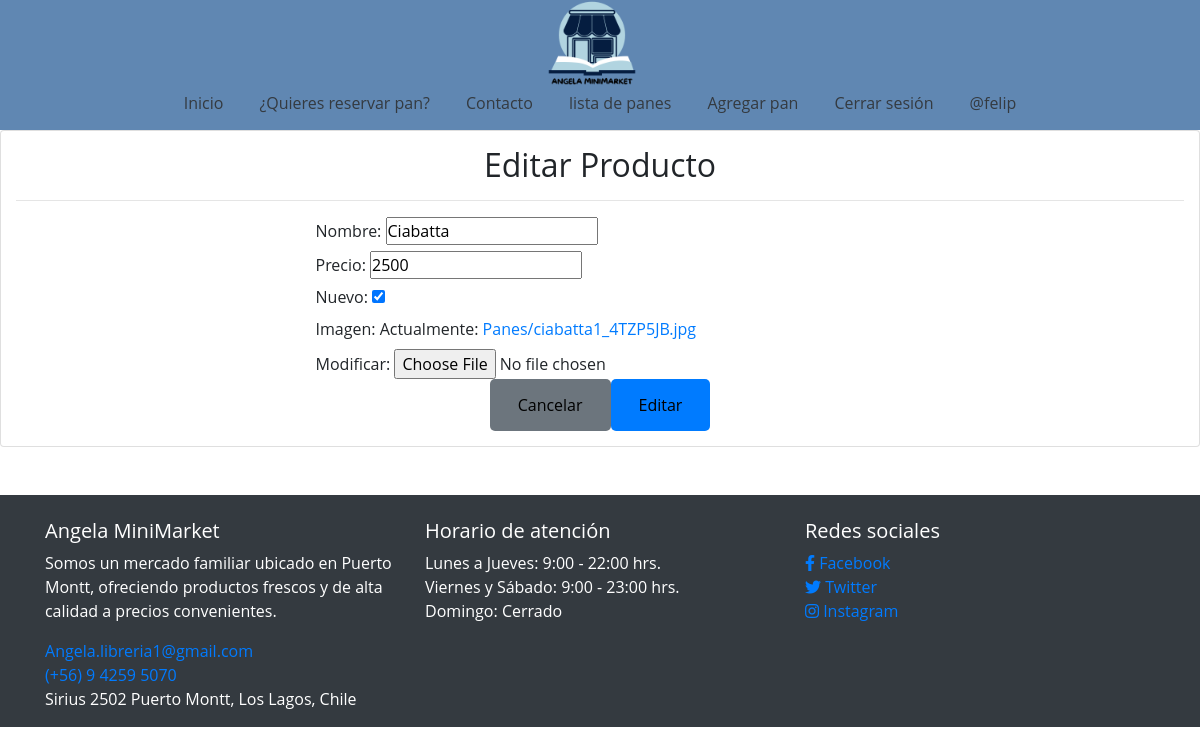
The app's page /modificar-producto/10/ (signed in) with its own data.
### app/models.py (models this page shows, shortened)
class Panesbd(models.Model):
    nombre = models.CharField(max_length=50)
    precio = models.IntegerField()
    nuevo = models.BooleanField()
    imagen =models.ImageField(upload_to="Panes",null=True)

### app/views.py (the view, shortened to what this page needs)
# urls.py: path('modificar-producto/<id>/', modificar_producto, name="modificar_producto"),
@permission_required('app.change_panesbd')
def modificar_producto(request, id):
    producto = get_object_or_404(Panesbd, id=id)
    data = {
        'form': ProductoForms(instance=producto)
    }
    return render(request, 'app/CRUD/modificar.html',data )

### app/forms.py
class ProductoForms(forms.ModelForm):
    class Meta:
        model = Panesbd
        fields = '__all__'

### app/templates/app/CRUD/modificar.html (shortened to what this page needs)
{% extends 'app/base.html' %}
{% block contenido %}
<div class="card">
    <div class="card-body">
        <div class="text-center">
        <h2>Editar Producto</h2>
        </div>
        <hr>
        <div class="row">
            <div class="col-12 col-md-6 offset-md-3">
                <form action="" method="post" enctype="multipart/form-data">
                    {{ form }}
                    <div class="d-flex justify-content-center">
                        <input type="reset" value="Cancelar" class="btn btn-secondary">
                        <input type="submit" value="Editar" class="btn btn-primary">
                    </div>
                </form>
            </div>
        </div>
    </div>
</div>
{% endblock %}

### app/templates/app/base.html (shortened to what this page needs)
<!DOCTYPE html>
<html lang="es">
  <head>
    {% load static %}
    <link href="https://stackpath.bootstrapcdn.com/bootstrap/4.5.2/css/bootstrap.min.css" rel="stylesheet" />
    <link rel="stylesheet" href="{% static 'app/css/style.css' %}" />
    <link href="https://cdnjs.cloudflare.com/ajax/libs/font-awesome/5.15.4/css/all.min.css" rel="stylesheet"/>
  </head>
  <body id="body">
    <header class="header">
      <nav class="navbar navbar-expand-lg navbar-dark">
        <div class="logo">
          <a class="navbar-brand" href="{% url 'home' %}">
            <img src="{% static 'app/img/Angela minimarket.png' %}" alt="Logo" />
          </a>
        </div>
        <div class="conteheader" id="navbarNav">
          <ul class="navbar-nav ml-auto">
            <li class="nav-item active">
              <a class="nav-link text-dark" href="{% url 'home' %}">Inicio</a>
            </li>
            <li class="nav-item">
              <a class="nav-link text-dark" href="{% url 'reservapan' %}">¿Quieres reservar pan?</a>
            </li>
            <li class="nav-item">
              <a class="nav-link text-dark" href="{% url 'contacto' %}">Contacto</a>
            </li>
            {% if perms.app.view_panesbd %}
            <li class="nav-item">
              <a class="nav-link text-dark" href="{% url 'listar_producto' %}">lista de panes</a>
            </li>
            {% endif %}
            {% if perms.app.add_panesbd %}
            <li class="nav-item">
              <a class="nav-link text-dark" href="{% url 'agregar_producto' %}">Agregar pan</a>
            </li>
            {% endif %}
            {% if user.is_authenticated %}
            <li class="nav-item">
              <a class="nav-link text-dark" href="{% url 'logout' %}">Cerrar sesión</a>
            </li>
            <li class="nav-item">
              <a class="nav-link text-dark" href="#">@{{ user.username }}</a>
            </li>
            {% endif %}
          </ul>
        </div>
      </nav>
      <br />
    </header>
    <div id="contenido">
        {% block contenido %}
        {% endblock %}
    </div>
    <footer class="footer bg-dark text-white mt-5">
      <br />
      <div class="container">
        <div class="row">
          <div class="col-md-4">
            <h5>Angela MiniMarket</h5>
            <p>
              Somos un mercado familiar ubicado en Puerto Montt, ofreciendo
              productos frescos y de alta calidad a precios convenientes.
            </p>
            <ul class="list-unstyled">
              <li>
                <a href="mailto:Angela.libreria1@gmail.com"
                  >Angela.libreria1@gmail.com</a
                >
              </li>
              <li><a href="tel:+56942595070">(+56) 9 4259 5070</a></li>
              <li>
                <address>Sirius 2502 Puerto Montt, Los Lagos, Chile</address>
              </li>
            </ul>
          </div>
          <div class="col-md-4">
            <h5>Horario de atención</h5>
            <ul class="list-unstyled">
              <li>Lunes a Jueves: 9:00 - 22:00 hrs.</li>
              <li>Viernes y Sábado: 9:00 - 23:00 hrs.</li>
              <li>Domingo: Cerrado</li>
            </ul>
          </div>
          <div class="col-md-4">
            <h5>Redes sociales</h5>
            <ul class="list-unstyled">
              <li>
                <a href="#"><i class="fab fa-facebook-f"></i> Facebook</a>
              </li>
              <li>
                <a href="#"><i class="fab fa-twitter"></i> Twitter</a>
              </li>
              <li>
                <a href="https://www.instagram.com/angelaminimarket/"
                  ><i class="fab fa-instagram"></i> Instagram</a
                >
              </li>
            </ul>
          </div>
        </div>
      </div>
    </footer>
  </body>
</html>

### app/static/app/css/style.css (style rules this page uses)
* { margin: 0; padding: 0; box-sizing: border-box; text-decoration: none; font-family: "Open Sans", sans-serif; }
.header { background-color: #6087b2; position: relative; display: flex; justify-content: center; align-items: center; flex-direction: column; height: 130px; }
.header .navbar { display: flex; flex-direction: column; align-items: center; }
.header .logo { position: absolute; top: 44%; transform: translateY(-50%); z-index: 1; }
.header .conteheader { display: flex; justify-content: center; align-items: center; margin-top: 100px; z-index: 0; }
.header .navbar-nav { display: flex; flex-direction: row; justify-content: center; }
.navbar-nav .nav-item { margin: 0 10px; }
.nav-link { color: black; }
.card-body { padding: 15px; }
.btn { border: none; color: black; padding: 14px 28px; cursor: pointer; border-radius: 5px; }
.navbar-brand img { width: 100px; }

### records on screen
Panesbd: nombre "Ciabatta", precio "2500", nuevo "☑"

### other values on screen
{{ user.username }} "felip"
